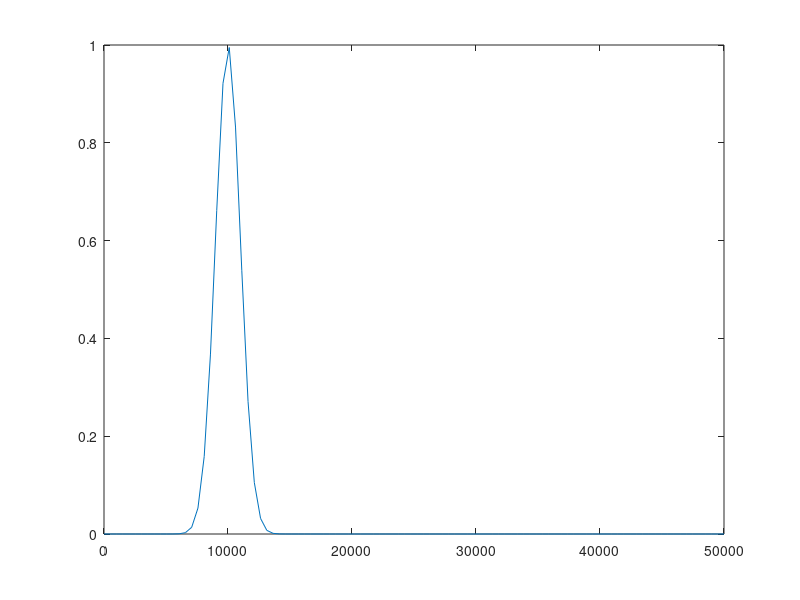

Reproduce this figure in MATLAB.
%% gaussian

% This generates a gaussian bell curve! Use for figures, or whatever you 
% want.

%% code

figure
x = linspace(0,5E4,100);
y = gaussmf(x,[0.1*1E4 1E4]);
plot(x,y)